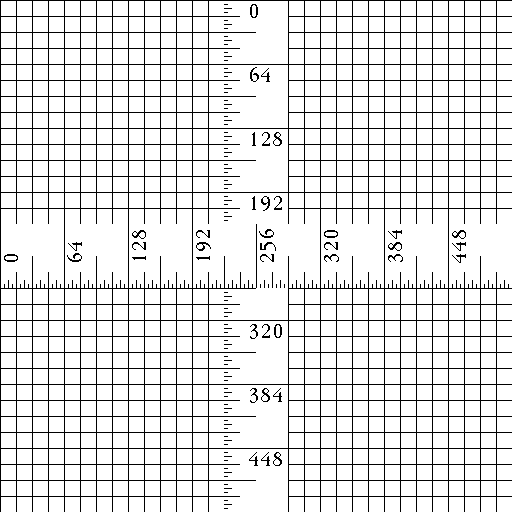
#> input picture lab/guiimp/img/cinza_2.tiff, 512 x 512 px, found by its file name; its folder holds 4 pictures in this run
$ python lab_fft.py
#> lines starting #> are read from the running program, lines starting #| are printed output that depends on the picture
import os
import platform
import numpy as np
import time as t
import matplotlib.pyplot as mp

from PIL import Image
from math import floor

def retornaListaArquivos( path=None ):

	isLinux = "linux" == platform.system().lower()

	if( path == None ):
		if( isLinux ):
			path = os.getcwd() + "/img"
		else:
			path = os.getcwd() +"\\img"

	lista = os.listdir( path )

	for i in range(0, len(lista)):
		if( isLinux ):
			lista[i] = path +"/" +lista[i]
		else:
			lista[i] = path +"\\" +lista[i]
	return lista

# [5 lines left out: function imread, not called in this run]

def imread_asgray( filename ):
#> called with filename = 'lab/lab_fft/img/cinza_2.tiff'
	img = mp.imread( filename, np.uint8 )
#> img: shape (512, 512); 89% white; black in thin lines or dots
	if( nchannels( img ) > 3 ):
		return img[:, :, 0:3]
	return rgb2gray( img )

def is_gray_image( img ):
	if( isinstance(img, np.ndarray) ):
		if( img.ndim == 2 ):
			return True
		else:
			return False
	else:
		return False

def nchannels( img ):
	if( isinstance( img, np.ndarray ) ):
		if( img.ndim == 2 ):
			return 1
		else:
			return img.shape[2]
	else:
		return None

def imshow( img ):
	plt = mp.imshow(img, cmap=mp.gray(), origin="upper", vmin=0, vmax=255)
	plt.set_interpolation('nearest')
	mp.show()

def compare_images( img1, img2, sub1="Imagem 1", sub2="Imagem 2", titulo="Comparando Imagens" ):
	mp.subplot( 1, 2, 1 )

	mp.suptitle( titulo )

	plt1 = mp.imshow(img1, cmap=mp.gray(), origin="upper", vmin=0, vmax=255)
	plt1.set_interpolation('nearest')
	mp.title( sub1 )

	mp.subplot( 1, 2, 2 )
	plt2 = mp.imshow(img2, cmap=mp.gray(), origin="upper", vmin=0, vmax=255)
	plt2.set_interpolation('nearest')
	mp.title( sub2 )

	mp.show()

def rgb2gray( img ):
	print("method: rgb2gray")
	if( isinstance( img, np.ndarray ) ):
		if( is_gray_image( img ) ):
			return img
		else:
			r, g, b = img[:, :, 0], img[:, :, 1], img[:, :, 2]
			gray = 0.299 * r + 0.587 * g + 0.114 * b
			return np.asarray(gray, dtype=np.uint8)
	return None

def dft( arr ):
	if( isinstance( arr, np.ndarray ) ):
		# GARANTE QUE O ARRAY EH COMPLEXO
		x = np.asarray( arr, dtype=np.complex )

		# PREPARA OS VALORES DA SOMATORIA
		N = arr.shape[0]
		n = np.arange( N )
		k = n.reshape( ( N, 1 ) )
		M = np.exp( -2j * np.pi * k * n / N )

		# RETORNA A MULTIPLICACAO FINAL
		return np.dot( M, x )

# [21 lines left out: functions idft, maior_potencia_2_mais_proxima, not called in this run]

def eh_potencia_de_2( n ):
	return n and not( n & (n-1) )

def fft( arr ):
	arr = np.asarray( arr, dtype=np.complex )
	N = arr.shape[0]

	if( not eh_potencia_de_2( N ) ):
		# FAZER PREENCHIMENTO DA IMAGEM (AINDA NAO FAZ)
		print( arr.shape )
		raise ValueError( "Precisa ser potência de 2" )

	if( N <= 16 ):
		return dft( arr ) # CASO BASE DA RECURSAO
	else:
		metade_pares = fft( arr[::2] ) # COMPUTA PRIMEIRA METADE
		metade_impar = fft( arr[1::2] ) # COMPUTA SEGUNDA METADE
		exponencial = np.exp( -2j * np.pi * np.arange( N ) / N ) # PREPARA O EXPONENCIAL

		fu = metade_pares + metade_impar * exponencial[ :int(N//2) ]
		fu_k = metade_pares + metade_impar * exponencial[ int(N//2): ]

		return np.concatenate( [ fu, fu_k ] )

def ifft( arr_fourrier ):
	# GARANTINDO QUE O ARRAY SEJA DE COMPLEXOS
	arr = np.asarray( arr_fourrier, dtype=np.complex )

	# RETORNA A CONJUGAÇÃO DA PARTE IMAGINARIA
	arr = np.conjugate( arr_fourrier )

	# CALCULA O FOURRIER DO ARRAY CONJUGADO
	arr = fft( arr )

	# RECONJUGANDO
	arr = np.conjugate( arr )

	# DIVISAO POR M
	arr = arr / arr_fourrier.shape[0]
	return arr

# [39 lines left out: functions dft_2d, idft_2d, not called in this run]

def fft_2d( img ):
	if( isinstance( img, np.ndarray ) ):
		if( nchannels( img ) == 1 ):
			# ENTAO E IMAGEM EH ESCALA DE CINZA
			img_fourrier = np.zeros( img.shape, dtype=np.complex )
			for i in range( img.shape[0] ):
				img_fourrier[i, :] = fft( img[i, :] )

			for j in range( img.shape[1] ):
				img_fourrier[:, j] = fft( img_fourrier[:, j] )

			return img_fourrier
		elif( nchannels( img ) > 1 ):
			# ENTAO PARA CADA CANAL DE COR, CHAMA A SI MESMO
			# COMO SE FOSSE ESCALA DE CINZA
			img_fourrier = np.zeros( img.shape, dtype=np.complex )
			for canal in range( 3 ):
				img_fourrier[:, :, canal] = fft_2d( img[:, :, canal] )
			return img_fourrier


def ifft_2d( img ):
	if( isinstance( img, np.ndarray ) ):
		if( nchannels( img ) == 1 ):
			# ENTAO E IMAGEM EH ESCALA DE CINZA
			img_fourrier = np.zeros( img.shape, dtype=np.complex )
			for i in range( img.shape[0] ):
				img_fourrier[i, :] = ifft( img[i, :] )

			for j in range( img.shape[1] ):
				img_fourrier[:, j] = ifft( img_fourrier[:, j] )

			return img_fourrier
		elif( nchannels( img ) > 1 ):
			# ENTAO PARA CADA CANAL DE COR, CHAMA A SI MESMO
			# COMO SE FOSSE ESCALA DE CINZA
			img_fourrier = np.zeros( img.shape, dtype=np.complex )
			for canal in range( 3 ):
				img_fourrier[:, :, canal] = ifft_2d( img[:, :, canal] )
			return img_fourrier
"""
def img_fft_shift( img ):
	img_complex = None
	img_shifted = np.fft.fftshift( img )

	# SE TIVER MAIS DE UMA DIMENSAO, FAZ A ADICAO DA PARTE COMPLEXA COM A PARTE REAL
	if( nchannels( img_shifted ) > 1 ):
		img_complex = img_shifted[:,:,0] + 1j*img_shifted[:,:,1]
	else:
		img_complex = img_shifted

	# TRAZ O VALOR ABSOLUTO DOS ELEMENTOS DO ARRAY (|A|)
	img_abs = np.abs( img_complex ) + 1
	img_bounded = 20 * np.log( img_abs )

	# GARANTINDO RETORNO NO INTERVALO [0..255]
	f_img = 255 * img_bounded / np.max( img_bounded )
	return f_img.astype( np.uint8 )
"""

def img_fft_shift( img ):
	img_shifted = np.fft.fftshift( img )

	# SE TIVER MAIS DE UMA DIMENSAO, FAZ A ADICAO DA PARTE COMPLEXA COM A PARTE REAL
	if( nchannels( img_shifted ) > 1 ):
		return img_shifted[:,:,0] + 1j*img_shifted[:,:,1]
	else:
		return img_shifted

def img_fft_unshift( img ):
	# DESFAZENDO SHIFT DA IMAGEM
	img_shifted = np.fft.fftshift( img )

	# DESFAZENDO FFT
	inv_img = ifft_2d( img_shifted )

	# TRAZ O VALOR ABSOLUTO DOS ELEMENTOS DO ARRAY (|A|)
	filtered_img = np.abs( inv_img )
	filtered_img -= filtered_img.min()

	# NORMALIZANDO ARRAY PARA FICAR NO DOMINIO [0..255]
	filtered_img = ( filtered_img * 255 ) / filtered_img.max()
	return filtered_img.astype( np.uint8 )

def fft_visivel( img_fft ):
	img_abs = np.abs( img_fft ) + 1
	img_bounded = 20 * np.log( img_abs )
	img = 255 * img_bounded / np.max( img_bounded )
	return img.astype(np.uint8)

def retorna_porcentagem( n, por ):
	por = por / 100
	return np.uint8( np.floor( n * por ) )

"""
	lowpass_filter:	retorna uma janela passa-baixa no dominio da frequência.
					r é o raio da janela passa-baixa. A janela é 2D
"""
def lowpass_filter( img, r=50 ):
	print( "method: lowpass filter" )
	# FAZENDO A JANELA 2D E CRESCENDO A FORÇA DO
	ham = np.hamming( img.shape[0] ).reshape( img.shape[0], 1 )
	return np.sqrt(np.dot(ham, ham.T)) ** r

# [5 lines left out: function highpass_filter, not called in this run]

def diagonal_filter( img, por=30 ):
#> called with por = 45
	print( "method: diagonal filter" )
	tam = img.shape[0]
#> tam = 512
	por = retorna_porcentagem( tam, por )
#> por = 230

	filtro = 255 - np.eye( tam, tam ) * 255
	for i in range( por, tam-por ):
		filtro[i] = 255
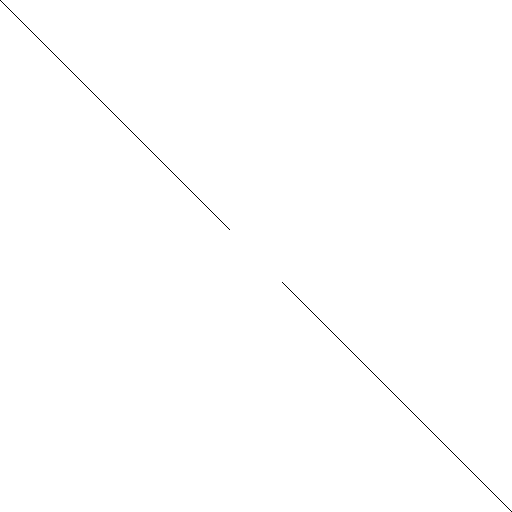
#> filtro: shape (512, 512) float64; 99.8% white; black in thin lines or dots

	return filtro

"""
	MAIN
"""
# ABRINDO IMAGEM
listaImagens = retornaListaArquivos()

# STRINGS IMAGENS
imagem = listaImagens[1]
nome_imagem = imagem.split('\\').pop()

img = imread_asgray( imagem )

# JANELA DE PASSA-BAIXA
janela = diagonal_filter( img, 45 ) * lowpass_filter( img, 1 )
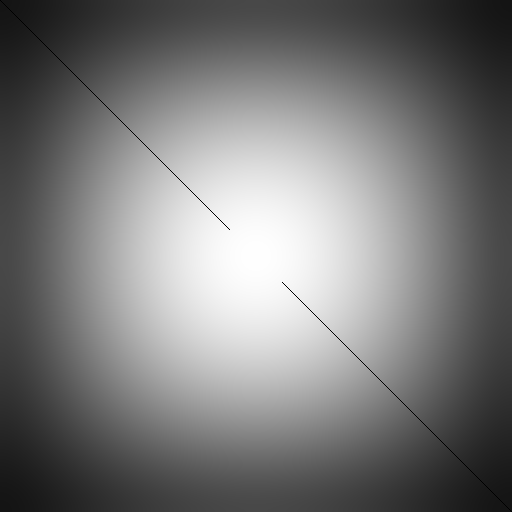
#> janela: shape (512, 512) float64; min 0, max 255, mean 121.8
# [6 lines of commented-out code are left out]
imshow( fft_visivel( janela ) )
#> in fft_visivel, `img = 255 * img_bounded / np.max( img_bounded )`:
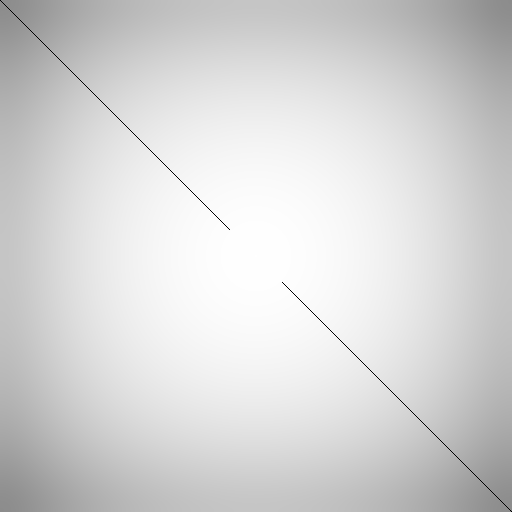
#> img: shape (512, 512) float64; min 0, max 255, mean 214

# EXECUTANDO FFT
img_fft = fft_2d( img )
img_fft_shifted = img_fft_shift( img_fft )

# IMAGEM FILTRADA
img_filtrada = img_fft_shifted * janela
img_filtrada = img_fft_unshift( img_filtrada )
#> in img_fft_unshift, `filtered_img = np.abs( inv_img )`:
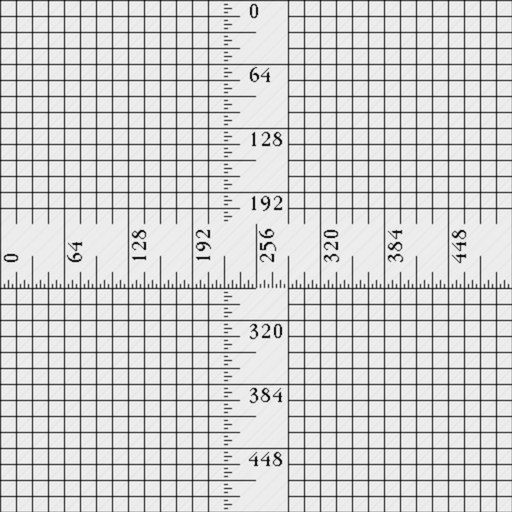
#> filtered_img: shape (512, 512) float64; min 27.34, max 70241.4, mean 57869.3; drawn with min black and max white

compare_images( fft_visivel( img_fft_shifted ), fft_visivel( img_fft_shifted * janela ), "FFT Original", "FFT Filtrado", nome_imagem )
#> in fft_visivel (call 2), `img_bounded = 20 * np.log( img_abs )`:
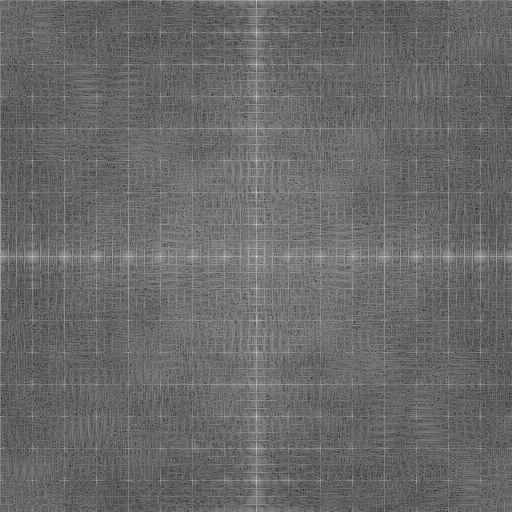
#> img_bounded: shape (512, 512) float64; min 45.57, max 358, mean 175; drawn with min black and max white
#> in fft_visivel (call 2), `img = 255 * img_bounded / np.max( img_bounded )`:
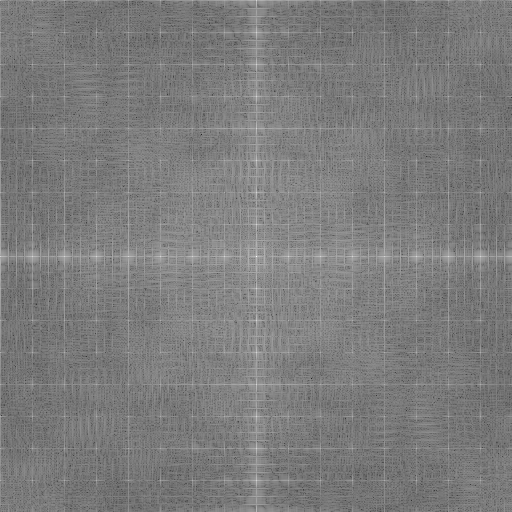
#> img: shape (512, 512) float64; min 32.45, max 255, mean 124.6
#> in fft_visivel (call 3), `img_bounded = 20 * np.log( img_abs )`:
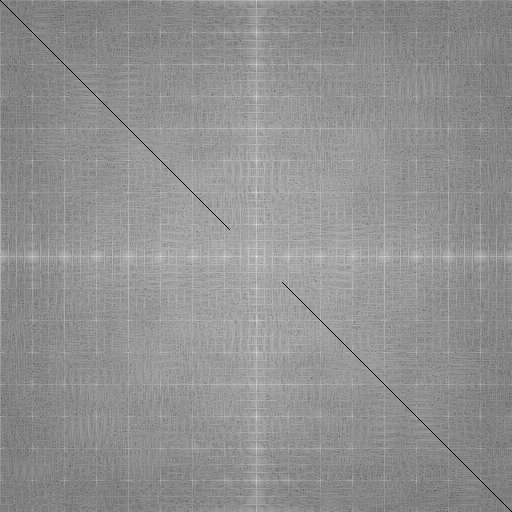
#> img_bounded: shape (512, 512) float64; min 0, max 468.9, mean 267.5; drawn with min black and max white
compare_images( img, img_filtrada, "FFT Original", "FFT Filtrada", nome_imagem )

#compare_images( img, img_filtrada, "Imagem", "Imagem Filtrada", nome_imagem )
#imshow( fft_visivel( img_fft_shifted ) )

"""
for imagem in listaImagens:
	#img = imread( imagem )
	img = rgb2gray( imread( imagem ) )
	print( imagem )
	print( img.shape )

	imshow( img )

	# EXECUTANDO FFT
	ini = t.time()
	img_fft = fft_2d( img )
	print( "Tempo Execução FFT:", t.time()-ini )

	# EXECUTANDO iFFT
	ini = t.time()
	img_ifft = ifft_2d( img_fft )
	print( "Tempo Execução iFFT:", t.time()-ini, "\n" )

	# CONVERTENDO PARA QUE SEJAM VISIVEIS COMO IMAGENS
	img_fft = np.real( img_fft ).astype( np.uint8 )
	img_ifft = np.real( img_ifft ).astype( np.uint8 )

	compare_images( img_fft, img_ifft, "Imagem FFT", "Imagem iFFT", imagem.split('\\').pop() )
"""
